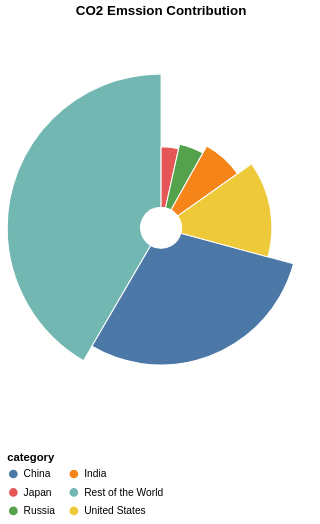

Vega-Lite specification stored for this chart:
### Vega-Lite specification from a JSON file in a GitHub repository (floating-point values rounded to 4 significant figures)
{"$schema": "https://vega.github.io/schema/vega-lite/v5.json", "description": "A simple radial chart with embedded data.", "title": {"text": "CO2 Emssion Contribution "}, "width": "container", "height": 400, "data": {"values": [{"category": "Rest of the World", "value": 41.59}, {"category": "China", "value": 29.18}, {"category": "Japan", "value": 3.47}, {"category": "Russia", "value": 4.65}, {"category": "India", "value": 7.09}, {"category": "United States", "value": 14.02}]}, "layer": [{"mark": {"type": "arc", "innerRadius": 20, "stroke": "#fff"}}], "encoding": {"theta": {"field": "value", "type": "quantitative", "stack": true}, "radius": {"field": "value", "scale": {"type": "sqrt", "zero": true, "rangeMin": 50}}, "color": {"field": "category", "type": "nominal", "legend": {"columns": 2, "orient": "bottom"}}, "order": {"field": "value", "type": "quantitative", "sort": "ascending"}, "tooltip": [{"field": "category", "type": "nominal", "title": "Country/Region"}, {"field": "value", "type": "quantitative", "title": "Contribution to Emission", "format": ".2s"}]}}
